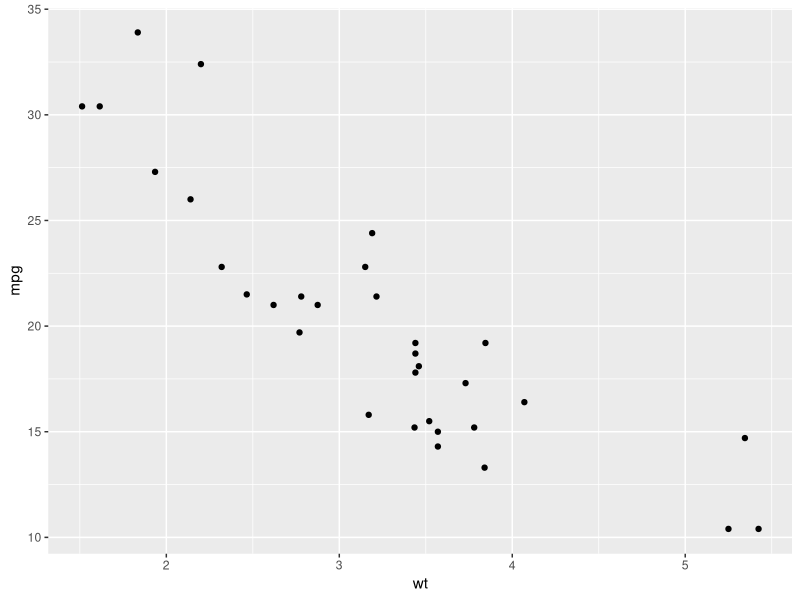
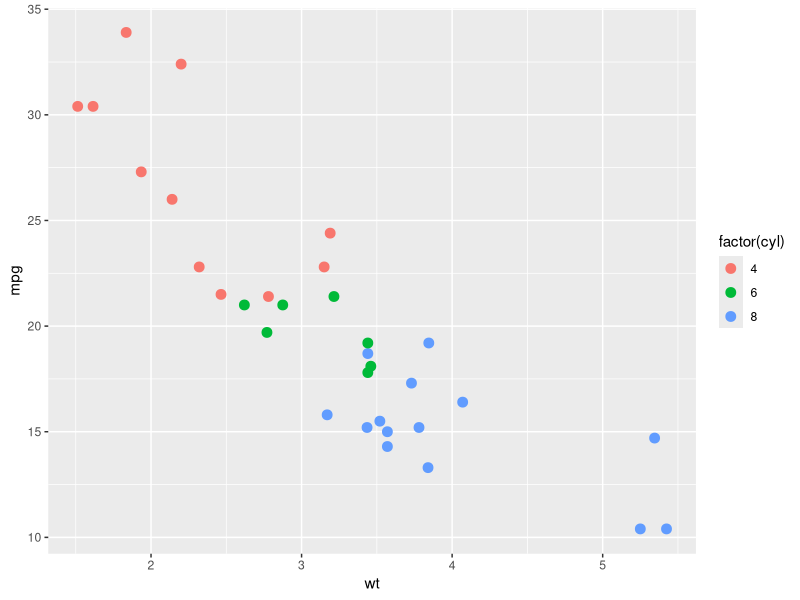
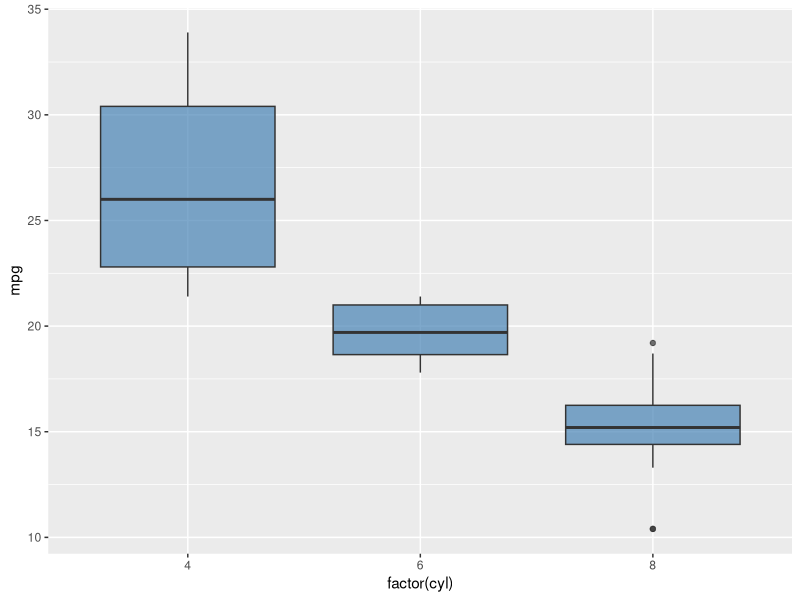
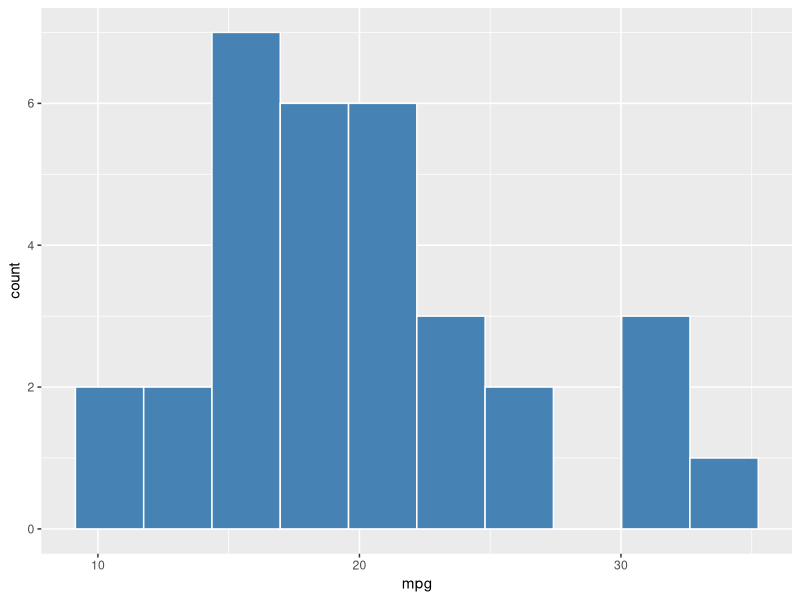
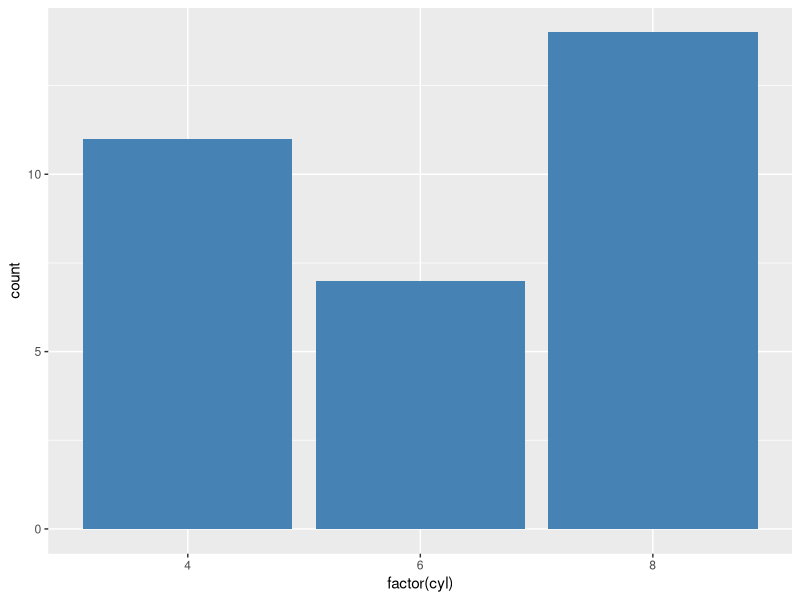
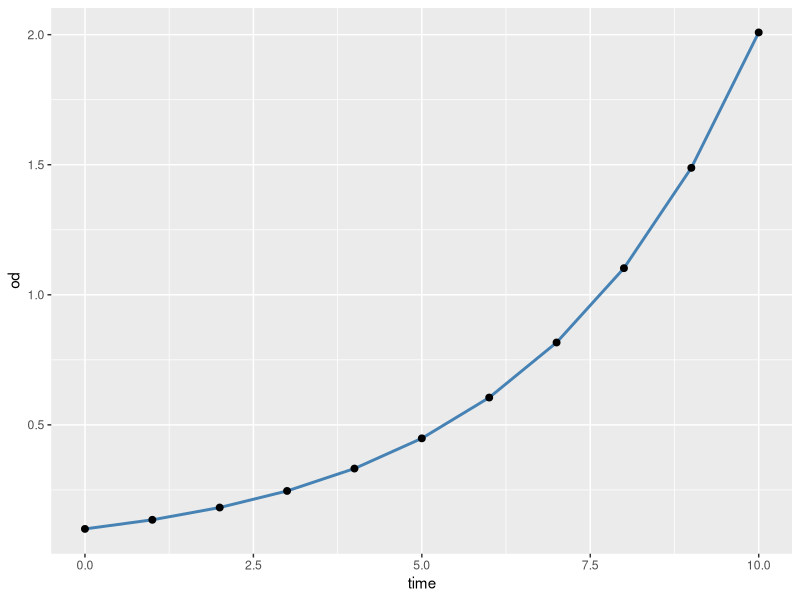
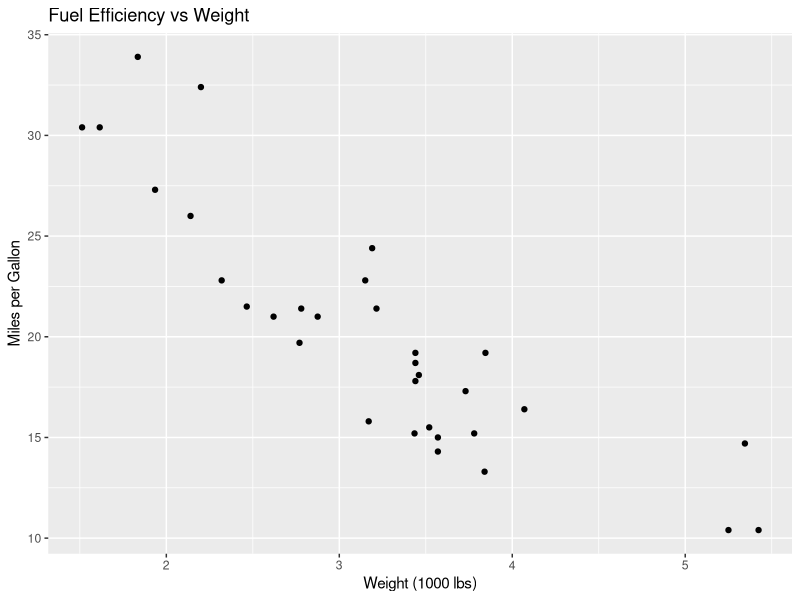
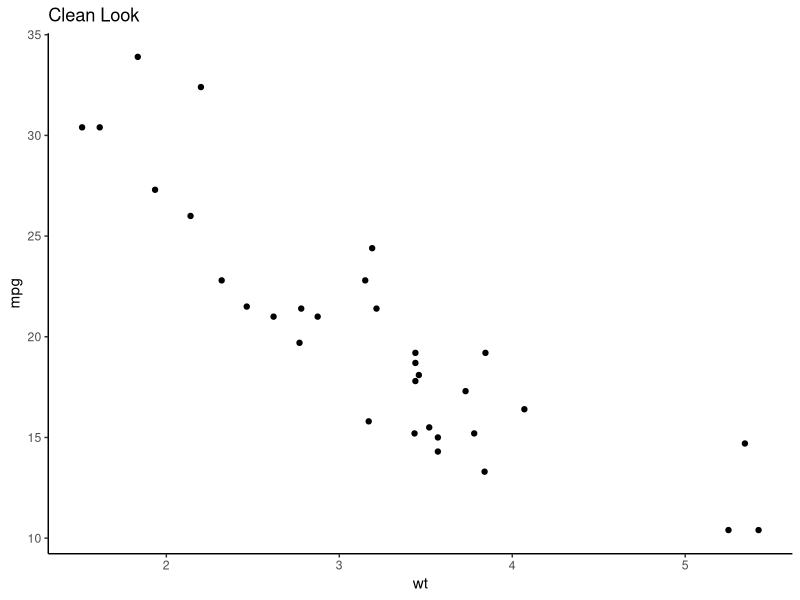

The R script that drew these images, in order:
## ---- chunk 1
#| label: setup
#| include: false
library(tidyverse)
## ---- chunk 2
ggplot(data = mtcars, aes(x = wt, y = mpg)) +
  geom_point()
## ---- chunk 3
ggplot(mtcars, aes(x = wt, y = mpg, color = factor(cyl))) +
  geom_point(size = 3)
## ---- chunk 4
ggplot(mtcars, aes(x = factor(cyl), y = mpg)) +
  geom_boxplot(fill = "steelblue", alpha = 0.7)
## ---- chunk 5
ggplot(mtcars, aes(x = mpg)) +
  geom_histogram(bins = 10, fill = "steelblue", color = "white")
## ---- chunk 6
ggplot(mtcars, aes(x = factor(cyl))) +
  geom_bar(fill = "steelblue")
## ---- chunk 7
# Create time series data
growth <- tibble(
  time = 0:10,
  od = 0.1 * exp(0.3 * time)
)

ggplot(growth, aes(x = time, y = od)) +
  geom_line(linewidth = 1, color = "steelblue") +
  geom_point(size = 2)
## ---- chunk 8
ggplot(mtcars, aes(x = wt, y = mpg)) +
  geom_point() +
  labs(
    title = "Fuel Efficiency vs Weight",
    x = "Weight (1000 lbs)",
    y = "Miles per Gallon"
  )
## ---- chunk 9
ggplot(mtcars, aes(x = wt, y = mpg)) +
  geom_point() +
  labs(title = "Clean Look") +
  theme_classic()
## ---- chunk 10
ggplot(mtcars, aes(x = wt, y = mpg, color = factor(cyl))) +
  geom_point(size = 3) +
  scale_color_viridis_d() +
  theme_classic()
## ---- chunk 11
ggplot(mtcars, aes(x = wt, y = mpg)) +
  geom_point() +
  facet_wrap(~cyl) +
  theme_classic()
## ---- chunk 12
ggplot(iris, aes(x = Sepal.Length, y = Sepal.Width, color = Species)) +
  geom_point(size = 2) +
  labs(
    title = "Iris Sepal Dimensions",
    x = "Sepal Length (cm)",
    y = "Sepal Width (cm)"
  ) +
  scale_color_viridis_d() +
  theme_classic()
